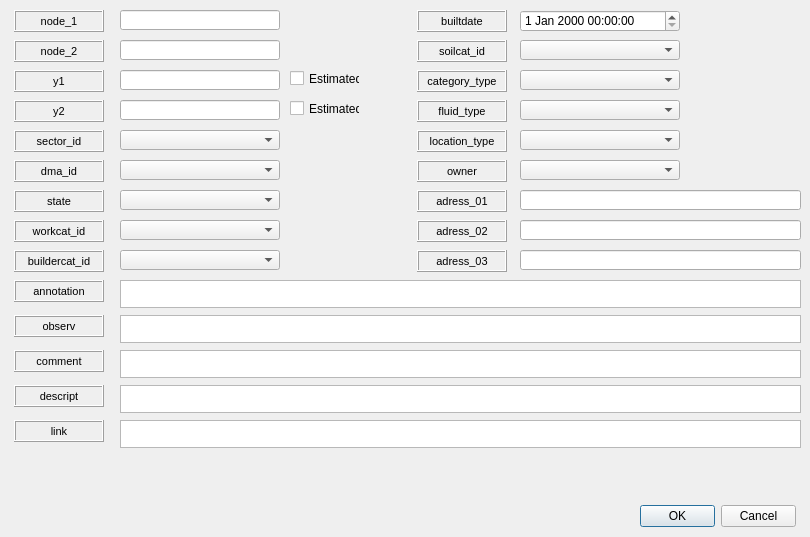
   <widget class="QWidget" name="tab_5">
    <attribute name="title">
     <string>Feature</string>
    </attribute>
    <widget class="QComboBox" name="comboBox_14">
     <property name="geometry">
      <rect>
       <x>520</x>
       <y>100</y>
       <width>160</width>
       <height>20</height>
      </rect>
     </property>
    </widget>
    <widget class="QLabel" name="label_dma_id">
     <property name="geometry">
      <rect>
       <x>14</x>
       <y>160</y>
       <width>90</width>
       <height>22</height>
      </rect>
     </property>
     <property name="font">
      <font>
       <pointsize>8</pointsize>
      </font>
     </property>
     <property name="frameShape">
      <enum>QFrame::Box</enum>
     </property>
     <property name="frameShadow">
      <enum>QFrame::Raised</enum>
     </property>
     <property name="text">
      <string>dma_id</string>
     </property>
     <property name="textFormat">
      <enum>Qt::AutoText</enum>
     </property>
     <property name="scaledContents">
      <bool>false</bool>
     </property>
     <property name="alignment">
      <set>Qt::AlignCenter</set>
     </property>
     <property name="margin">
      <number>3</number>
     </property>
    </widget>
    <widget class="QLabel" name="label_buildercat_id">
     <property name="geometry">
      <rect>
       <x>14</x>
       <y>250</y>
       <width>90</width>
       <height>22</height>
      </rect>
     </property>
     <property name="font">
      <font>
       <pointsize>8</pointsize>
      </font>
     </property>
     <property name="frameShape">
      <enum>QFrame::Box</enum>
     </property>
     <property name="frameShadow">
      <enum>QFrame::Raised</enum>
     </property>
     <property name="text">
      <string>buildercat_id</string>
     </property>
     <property name="textFormat">
      <enum>Qt::AutoText</enum>
     </property>
     <property name="scaledContents">
      <bool>false</bool>
     </property>
     <property name="alignment">
      <set>Qt::AlignCenter</set>
     </property>
     <property name="margin">
      <number>3</number>
     </property>
    </widget>
    <widget class="QLabel" name="label_state">
     <property name="geometry">
      <rect>
       <x>14</x>
       <y>190</y>
       <width>90</width>
       <height>22</height>
      </rect>
     </property>
     <property name="font">
      <font>
       <pointsize>8</pointsize>
      </font>
     </property>
     <property name="frameShape">
      <enum>QFrame::Box</enum>
     </property>
     <property name="frameShadow">
      <enum>QFrame::Raised</enum>
     </property>
     <property name="text">
      <string>state</string>
     </property>
     <property name="textFormat">
      <enum>Qt::AutoText</enum>
     </property>
     <property name="scaledContents">
      <bool>false</bool>
     </property>
     <property name="alignment">
      <set>Qt::AlignCenter</set>
     </property>
     <property name="margin">
      <number>3</number>
     </property>
    </widget>
    <widget class="QLabel" name="label_owner">
     <property name="geometry">
      <rect>
       <x>417</x>
       <y>160</y>
       <width>90</width>
       <height>22</height>
      </rect>
     </property>
     <property name="font">
      <font>
       <pointsize>8</pointsize>
      </font>
     </property>
     <property name="frameShape">
      <enum>QFrame::Box</enum>
     </property>
     <property name="frameShadow">
      <enum>QFrame::Raised</enum>
     </property>
     <property name="text">
      <string>owner</string>
     </property>
     <property name="textFormat">
      <enum>Qt::AutoText</enum>
     </property>
     <property name="scaledContents">
      <bool>false</bool>
     </property>
     <property name="alignment">
      <set>Qt::AlignCenter</set>
     </property>
     <property name="margin">
      <number>3</number>
     </property>
    </widget>
    <widget class="QLabel" name="label_comment">
     <property name="geometry">
      <rect>
       <x>14</x>
       <y>350</y>
       <width>90</width>
       <height>22</height>
      </rect>
     </property>
     <property name="font">
      <font>
       <pointsize>8</pointsize>
      </font>
     </property>
     <property name="frameShape">
      <enum>QFrame::Box</enum>
     </property>
     <property name="frameShadow">
      <enum>QFrame::Raised</enum>
     </property>
     <property name="text">
      <string>comment</string>
     </property>
     <property name="textFormat">
      <enum>Qt::AutoText</enum>
     </property>
     <property name="scaledContents">
      <bool>false</bool>
     </property>
     <property name="alignment">
      <set>Qt::AlignCenter</set>
     </property>
     <property name="margin">
      <number>3</number>
     </property>
    </widget>
    <widget class="QLabel" name="label_category_type">
     <property name="geometry">
      <rect>
       <x>417</x>
       <y>70</y>
       <width>90</width>
       <height>22</height>
      </rect>
     </property>
     <property name="font">
      <font>
       <pointsize>8</pointsize>
      </font>
     </property>
     <property name="frameShape">
      <enum>QFrame::Box</enum>
     </property>
     <property name="frameShadow">
      <enum>QFrame::Raised</enum>
     </property>
     <property name="midLineWidth">
      <number>0</number>
     </property>
     <property name="text">
      <string>category_type</string>
     </property>
     <property name="textFormat">
      <enum>Qt::AutoText</enum>
     </property>
     <property name="scaledContents">
      <bool>false</bool>
     </property>
     <property name="alignment">
      <set>Qt::AlignCenter</set>
     </property>
     <property name="margin">
      <number>3</number>
     </property>
    </widget>
    <widget class="QLineEdit" name="lineEdit_32">
     <property name="geometry">
      <rect>
       <x>520</x>
       <y>220</y>
       <width>281</width>
       <height>20</height>
      </rect>
     </property>
    </widget>
    <widget class="QLabel" name="label_address_03">
     <property name="geometry">
      <rect>
       <x>417</x>
       <y>250</y>
       <width>90</width>
       <height>22</height>
      </rect>
     </property>
     <property name="font">
      <font>
       <pointsize>8</pointsize>
      </font>
     </property>
     <property name="frameShape">
      <enum>QFrame::Box</enum>
     </property>
     <property name="frameShadow">
      <enum>QFrame::Raised</enum>
     </property>
     <property name="text">
      <string>adress_03</string>
     </property>
     <property name="textFormat">
      <enum>Qt::AutoText</enum>
     </property>
     <property name="scaledContents">
      <bool>false</bool>
     </property>
     <property name="alignment">
      <set>Qt::AlignCenter</set>
     </property>
     <property name="margin">
      <number>3</number>
     </property>
    </widget>
    <widget class="QLabel" name="label_address_02">
     <property name="geometry">
      <rect>
       <x>417</x>
       <y>220</y>
       <width>90</width>
       <height>22</height>
      </rect>
     </property>
     <property name="font">
      <font>
       <pointsize>8</pointsize>
      </font>
     </property>
     <property name="frameShape">
      <enum>QFrame::Box</enum>
     </property>
     <property name="frameShadow">
      <enum>QFrame::Raised</enum>
     </property>
     <property name="text">
      <string>adress_02</string>
     </property>
     <property name="textFormat">
      <enum>Qt::AutoText</enum>
     </property>
     <property name="scaledContents">
      <bool>false</bool>
     </property>
     <property name="alignment">
      <set>Qt::AlignCenter</set>
     </property>
     <property name="margin">
      <number>3</number>
     </property>
    </widget>
    <widget class="QLineEdit" name="lineEdit_33">
     <property name="geometry">
      <rect>
       <x>520</x>
       <y>190</y>
       <width>281</width>
       <height>20</height>
      </rect>
     </property>
    </widget>
    <widget class="QLabel" name="label_workcat_id">
     <property name="geometry">
      <rect>
       <x>14</x>
       <y>220</y>
       <width>90</width>
       <height>22</height>
      </rect>
     </property>
     <property name="font">
      <font>
       <pointsize>8</pointsize>
      </font>
     </property>
     <property name="frameShape">
      <enum>QFrame::Box</enum>
     </property>
     <property name="frameShadow">
      <enum>QFrame::Raised</enum>
     </property>
     <property name="text">
      <string>workcat_id</string>
     </property>
     <property name="textFormat">
      <enum>Qt::AutoText</enum>
     </property>
     <property name="scaledContents">
      <bool>false</bool>
     </property>
     <property name="alignment">
      <set>Qt::AlignCenter</set>
     </property>
     <property name="margin">
      <number>3</number>
     </property>
    </widget>
    <widget class="QLineEdit" name="lineEdit_3">
     <property name="geometry">
      <rect>
       <x>120</x>
       <y>40</y>
       <width>160</width>
       <height>20</height>
      </rect>
     </property>
    </widget>
    <widget class="QTextEdit" name="textEdit_2">
     <property name="geometry">
      <rect>
       <x>120</x>
       <y>315</y>
       <width>681</width>
       <height>28</height>
      </rect>
     </property>
    </widget>
    <widget class="QLabel" name="label_address_01">
     <property name="geometry">
      <rect>
       <x>417</x>
       <y>190</y>
       <width>90</width>
       <height>22</height>
      </rect>
     </property>
     <property name="font">
      <font>
       <pointsize>8</pointsize>
      </font>
     </property>
     <property name="frameShape">
      <enum>QFrame::Box</enum>
     </property>
     <property name="frameShadow">
      <enum>QFrame::Raised</enum>
     </property>
     <property name="text">
      <string>adress_01</string>
     </property>
     <property name="textFormat">
      <enum>Qt::AutoText</enum>
     </property>
     <property name="scaledContents">
      <bool>false</bool>
     </property>
     <property name="alignment">
      <set>Qt::AlignCenter</set>
     </property>
     <property name="margin">
      <number>3</number>
     </property>
    </widget>
    <widget class="QComboBox" name="comboBox_18">
     <property name="geometry">
      <rect>
       <x>520</x>
       <y>40</y>
       <width>160</width>
       <height>20</height>
      </rect>
     </property>
    </widget>
    <widget class="QTextEdit" name="textEdit">
     <property name="geometry">
      <rect>
       <x>120</x>
       <y>280</y>
       <width>681</width>
       <height>28</height>
      </rect>
     </property>
    </widget>
    <widget class="QLabel" name="label_node_2">
     <property name="geometry">
      <rect>
       <x>14</x>
       <y>40</y>
       <width>90</width>
       <height>22</height>
      </rect>
     </property>
     <property name="font">
      <font>
       <pointsize>8</pointsize>
      </font>
     </property>
     <property name="frameShape">
      <enum>QFrame::Box</enum>
     </property>
     <property name="frameShadow">
      <enum>QFrame::Raised</enum>
     </property>
     <property name="text">
      <string>node_2</string>
     </property>
     <property name="alignment">
      <set>Qt::AlignCenter</set>
     </property>
     <property name="margin">
      <number>3</number>
     </property>
    </widget>
    <widget class="QLabel" name="label_node_1">
     <property name="geometry">
      <rect>
       <x>14</x>
       <y>10</y>
       <width>90</width>
       <height>22</height>
      </rect>
     </property>
     <property name="font">
      <font>
       <pointsize>8</pointsize>
      </font>
     </property>
     <property name="frameShape">
      <enum>QFrame::Box</enum>
     </property>
     <property name="frameShadow">
      <enum>QFrame::Raised</enum>
     </property>
     <property name="text">
      <string>node_1</string>
     </property>
     <property name="alignment">
      <set>Qt::AlignCenter</set>
     </property>
     <property name="margin">
      <number>3</number>
     </property>
    </widget>
    <widget class="QLabel" name="label_sector_id">
     <property name="geometry">
      <rect>
       <x>14</x>
       <y>130</y>
       <width>90</width>
       <height>22</height>
      </rect>
     </property>
     <property name="font">
      <font>
       <pointsize>8</pointsize>
      </font>
     </property>
     <property name="frameShape">
      <enum>QFrame::Box</enum>
     </property>
     <property name="frameShadow">
      <enum>QFrame::Raised</enum>
     </property>
     <property name="text">
      <string>sector_id</string>
     </property>
     <property name="textFormat">
      <enum>Qt::AutoText</enum>
     </property>
     <property name="scaledContents">
      <bool>false</bool>
     </property>
     <property name="alignment">
      <set>Qt::AlignCenter</set>
     </property>
     <property name="margin">
      <number>3</number>
     </property>
    </widget>
    <widget class="QLineEdit" name="lineEdit_2">
     <property name="geometry">
      <rect>
       <x>120</x>
       <y>10</y>
       <width>160</width>
       <height>20</height>
      </rect>
     </property>
    </widget>
    <widget class="QComboBox" name="comboBox_19">
     <property name="geometry">
      <rect>
       <x>520</x>
       <y>130</y>
       <width>160</width>
       <height>20</height>
      </rect>
     </property>
    </widget>
    <widget class="QComboBox" name="comboBox_15">
     <property name="geometry">
      <rect>
       <x>520</x>
       <y>70</y>
       <width>160</width>
       <height>20</height>
      </rect>
     </property>
    </widget>
    <widget class="QLabel" name="label_fluid_type">
     <property name="geometry">
      <rect>
       <x>417</x>
       <y>100</y>
       <width>90</width>
       <height>22</height>
      </rect>
     </property>
     <property name="font">
      <font>
       <pointsize>8</pointsize>
      </font>
     </property>
     <property name="frameShape">
      <enum>QFrame::Box</enum>
     </property>
     <property name="frameShadow">
      <enum>QFrame::Raised</enum>
     </property>
     <property name="text">
      <string>fluid_type</string>
     </property>
     <property name="textFormat">
      <enum>Qt::AutoText</enum>
     </property>
     <property name="scaledContents">
      <bool>false</bool>
     </property>
     <property name="alignment">
      <set>Qt::AlignCenter</set>
     </property>
     <property name="margin">
      <number>3</number>
     </property>
    </widget>
    <widget class="QComboBox" name="comboBox_17">
     <property name="geometry">
      <rect>
       <x>120</x>
       <y>250</y>
       <width>160</width>
       <height>20</height>
      </rect>
     </property>
    </widget>
    <widget class="QComboBox" name="comboBox_20">
     <property name="geometry">
      <rect>
       <x>120</x>
       <y>220</y>
       <width>160</width>
       <height>20</height>
      </rect>
     </property>
    </widget>
    <widget class="QComboBox" name="comboBox_3">
     <property name="geometry">
      <rect>
       <x>120</x>
       <y>190</y>
       <width>160</width>
       <height>20</height>
      </rect>
     </property>
    </widget>
    <widget class="QComboBox" name="comboBox_13">
     <property name="geometry">
      <rect>
       <x>120</x>
       <y>160</y>
       <width>160</width>
       <height>20</height>
      </rect>
     </property>
    </widget>
    <widget class="QLabel" name="label_annotation">
     <property name="geometry">
      <rect>
       <x>14</x>
       <y>280</y>
       <width>90</width>
       <height>22</height>
      </rect>
     </property>
     <property name="font">
      <font>
       <pointsize>8</pointsize>
      </font>
     </property>
     <property name="frameShape">
      <enum>QFrame::Box</enum>
     </property>
     <property name="frameShadow">
      <enum>QFrame::Raised</enum>
     </property>
     <property name="text">
      <string>annotation</string>
     </property>
     <property name="textFormat">
      <enum>Qt::AutoText</enum>
     </property>
     <property name="scaledContents">
      <bool>false</bool>
     </property>
     <property name="alignment">
      <set>Qt::AlignCenter</set>
     </property>
     <property name="margin">
      <number>3</number>
     </property>
    </widget>
    <widget class="QLabel" name="label_location_type">
     <property name="geometry">
      <rect>
       <x>417</x>
       <y>130</y>
       <width>90</width>
       <height>22</height>
      </rect>
     </property>
     <property name="font">
      <font>
       <pointsize>8</pointsize>
      </font>
     </property>
     <property name="frameShape">
      <enum>QFrame::Box</enum>
     </property>
     <property name="frameShadow">
      <enum>QFrame::Raised</enum>
     </property>
     <property name="text">
      <string>location_type</string>
     </property>
     <property name="textFormat">
      <enum>Qt::AutoText</enum>
     </property>
     <property name="scaledContents">
      <bool>false</bool>
     </property>
     <property name="alignment">
      <set>Qt::AlignCenter</set>
     </property>
     <property name="margin">
      <number>3</number>
     </property>
    </widget>
    <widget class="QLabel" name="label_observ">
     <property name="geometry">
      <rect>
       <x>14</x>
       <y>315</y>
       <width>90</width>
       <height>22</height>
      </rect>
     </property>
     <property name="font">
      <font>
       <pointsize>8</pointsize>
      </font>
     </property>
     <property name="frameShape">
      <enum>QFrame::Box</enum>
     </property>
     <property name="frameShadow">
      <enum>QFrame::Raised</enum>
     </property>
     <property name="text">
      <string>observ</string>
     </property>
     <property name="textFormat">
      <enum>Qt::AutoText</enum>
     </property>
     <property name="scaledContents">
      <bool>false</bool>
     </property>
     <property name="alignment">
      <set>Qt::AlignCenter</set>
     </property>
     <property name="margin">
      <number>3</number>
     </property>
    </widget>
    <widget class="QLabel" name="label_builtdate">
     <property name="geometry">
      <rect>
       <x>417</x>
       <y>10</y>
       <width>90</width>
       <height>22</height>
      </rect>
     </property>
     <property name="font">
      <font>
       <pointsize>8</pointsize>
      </font>
     </property>
     <property name="frameShape">
      <enum>QFrame::Box</enum>
     </property>
     <property name="frameShadow">
      <enum>QFrame::Raised</enum>
     </property>
     <property name="text">
      <string>builtdate</string>
     </property>
     <property name="textFormat">
      <enum>Qt::AutoText</enum>
     </property>
     <property name="scaledContents">
      <bool>false</bool>
     </property>
     <property name="alignment">
      <set>Qt::AlignCenter</set>
     </property>
     <property name="margin">
      <number>3</number>
     </property>
    </widget>
    <widget class="QLabel" name="label_soilcat_id">
     <property name="geometry">
      <rect>
       <x>417</x>
       <y>40</y>
       <width>90</width>
       <height>22</height>
      </rect>
     </property>
     <property name="font">
      <font>
       <pointsize>8</pointsize>
      </font>
     </property>
     <property name="frameShape">
      <enum>QFrame::Box</enum>
     </property>
     <property name="frameShadow">
      <enum>QFrame::Raised</enum>
     </property>
     <property name="text">
      <string>soilcat_id</string>
     </property>
     <property name="textFormat">
      <enum>Qt::AutoText</enum>
     </property>
     <property name="scaledContents">
      <bool>false</bool>
     </property>
     <property name="alignment">
      <set>Qt::AlignCenter</set>
     </property>
     <property name="margin">
      <number>3</number>
     </property>
    </widget>
    <widget class="QComboBox" name="comboBox_2">
     <property name="geometry">
      <rect>
       <x>120</x>
       <y>130</y>
       <width>160</width>
       <height>20</height>
      </rect>
     </property>
    </widget>
    <widget class="QLabel" name="label_descript">
     <property name="geometry">
      <rect>
       <x>14</x>
       <y>385</y>
       <width>90</width>
       <height>22</height>
      </rect>
     </property>
     <property name="font">
      <font>
       <pointsize>8</pointsize>
      </font>
     </property>
     <property name="frameShape">
      <enum>QFrame::Box</enum>
     </property>
     <property name="frameShadow">
      <enum>QFrame::Raised</enum>
     </property>
     <property name="text">
      <string>descript</string>
     </property>
     <property name="textFormat">
      <enum>Qt::AutoText</enum>
     </property>
     <property name="scaledContents">
      <bool>false</bool>
     </property>
     <property name="alignment">
      <set>Qt::AlignCenter</set>
     </property>
     <property name="margin">
      <number>3</number>
     </property>
    </widget>
    <widget class="QLineEdit" name="lineEdit_29">
     <property name="geometry">
      <rect>
       <x>520</x>
       <y>250</y>
       <width>281</width>
       <height>20</height>
      </rect>
     </property>
    </widget>
    <widget class="QDialogButtonBox" name="buttonBox">
     <property name="geometry">
      <rect>
       <x>640</x>
       <y>505</y>
       <width>156</width>
       <height>23</height>
      </rect>
     </property>
     <property name="standardButtons">
      <set>QDialogButtonBox::Cancel|QDialogButtonBox::Ok</set>
     </property>
    </widget>
    <widget class="QDateTimeEdit" name="dateTimeEdit_10">
     <property name="geometry">
      <rect>
       <x>520</x>
       <y>10</y>
       <width>160</width>
       <height>22</height>
      </rect>
     </property>
    </widget>
    <widget class="QLabel" name="label_link">
     <property name="geometry">
      <rect>
       <x>14</x>
       <y>420</y>
       <width>90</width>
       <height>22</height>
      </rect>
     </property>
     <property name="font">
      <font>
       <pointsize>8</pointsize>
      </font>
     </property>
     <property name="frameShape">
      <enum>QFrame::Box</enum>
     </property>
     <property name="frameShadow">
      <enum>QFrame::Raised</enum>
     </property>
     <property name="text">
      <string>link</string>
     </property>
     <property name="textFormat">
      <enum>Qt::AutoText</enum>
     </property>
     <property name="scaledContents">
      <bool>false</bool>
     </property>
     <property name="alignment">
      <set>Qt::AlignCenter</set>
     </property>
     <property name="margin">
      <number>3</number>
     </property>
    </widget>
    <widget class="QTextEdit" name="textEdit_3">
     <property name="geometry">
      <rect>
       <x>120</x>
       <y>350</y>
       <width>681</width>
       <height>28</height>
      </rect>
     </property>
    </widget>
    <widget class="QTextEdit" name="textEdit_4">
     <property name="geometry">
      <rect>
       <x>120</x>
       <y>385</y>
       <width>681</width>
       <height>28</height>
      </rect>
     </property>
    </widget>
    <widget class="QTextEdit" name="textEdit_5">
     <property name="geometry">
      <rect>
       <x>120</x>
       <y>420</y>
       <width>681</width>
       <height>28</height>
      </rect>
     </property>
    </widget>
    <widget class="QLineEdit" name="lineEdit">
     <property name="geometry">
      <rect>
       <x>120</x>
       <y>70</y>
       <width>160</width>
       <height>20</height>
      </rect>
     </property>
    </widget>
    <widget class="QLabel" name="label_y1">
     <property name="geometry">
      <rect>
       <x>14</x>
       <y>70</y>
       <width>90</width>
       <height>22</height>
      </rect>
     </property>
     <property name="font">
      <font>
       <pointsize>8</pointsize>
      </font>
     </property>
     <property name="frameShape">
      <enum>QFrame::Box</enum>
     </property>
     <property name="frameShadow">
      <enum>QFrame::Raised</enum>
     </property>
     <property name="text">
      <string>y1</string>
     </property>
     <property name="alignment">
      <set>Qt::AlignCenter</set>
     </property>
     <property name="margin">
      <number>3</number>
     </property>
    </widget>
    <widget class="QLabel" name="label_y2">
     <property name="geometry">
      <rect>
       <x>14</x>
       <y>100</y>
       <width>90</width>
       <height>22</height>
      </rect>
     </property>
     <property name="font">
      <font>
       <pointsize>8</pointsize>
      </font>
     </property>
     <property name="frameShape">
      <enum>QFrame::Box</enum>
     </property>
     <property name="frameShadow">
      <enum>QFrame::Raised</enum>
     </property>
     <property name="text">
      <string>y2</string>
     </property>
     <property name="alignment">
      <set>Qt::AlignCenter</set>
     </property>
     <property name="margin">
      <number>3</number>
     </property>
    </widget>
    <widget class="QLineEdit" name="lineEdit_7">
     <property name="geometry">
      <rect>
       <x>120</x>
       <y>100</y>
       <width>160</width>
       <height>20</height>
      </rect>
     </property>
    </widget>
    <widget class="QComboBox" name="comboBox_28">
     <property name="geometry">
      <rect>
       <x>520</x>
       <y>160</y>
       <width>160</width>
       <height>20</height>
      </rect>
     </property>
    </widget>
    <widget class="QCheckBox" name="checkBox">
     <property name="geometry">
      <rect>
       <x>290</x>
       <y>70</y>
       <width>70</width>
       <height>17</height>
      </rect>
     </property>
     <property name="text">
      <string>Estimated</string>
     </property>
    </widget>
    <widget class="QCheckBox" name="checkBox_2">
     <property name="geometry">
      <rect>
       <x>290</x>
       <y>100</y>
       <width>70</width>
       <height>17</height>
      </rect>
     </property>
     <property name="text">
      <string>Estimated</string>
     </property>
    </widget>
   </widget>
